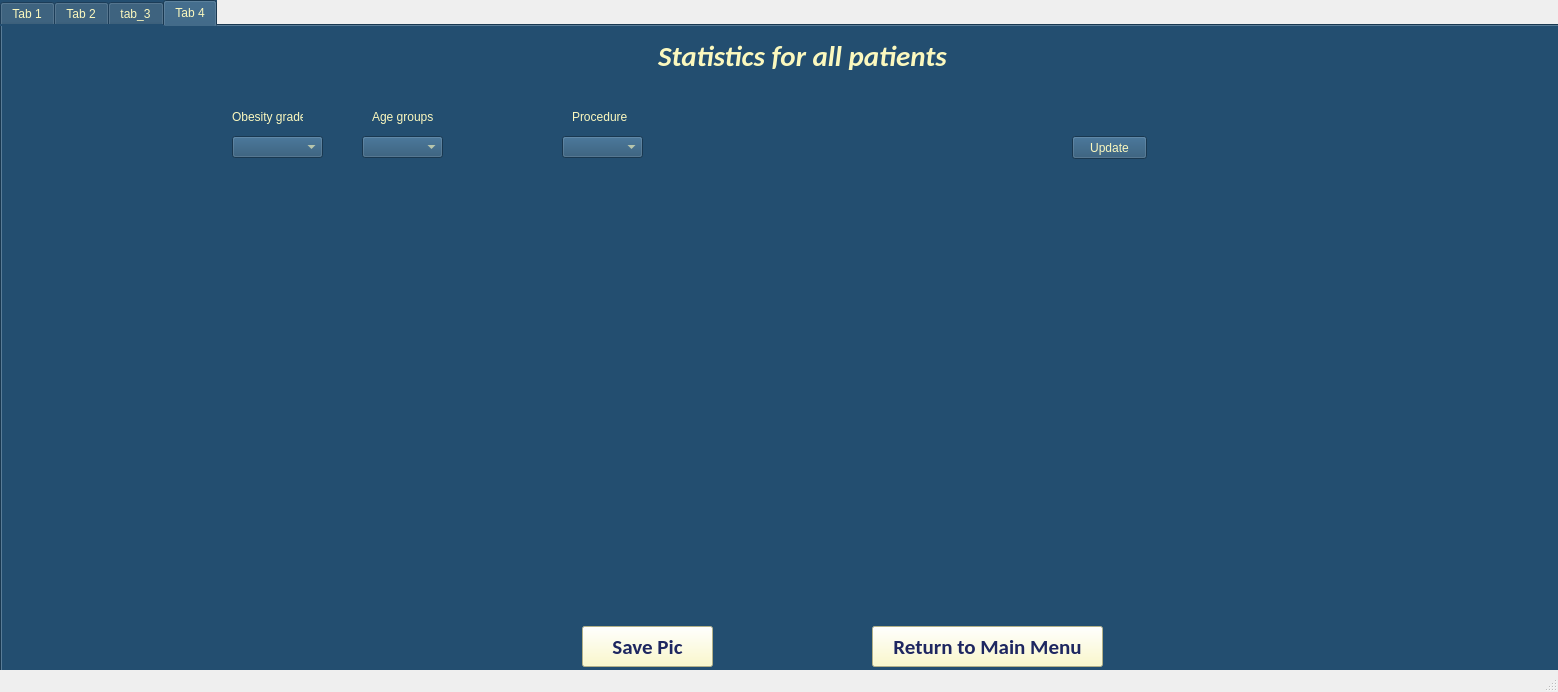
<?xml version="1.0" encoding="UTF-8"?>
<ui version="4.0">
 <class>Stats</class>
 <widget class="QMainWindow" name="Stats">
  <property name="geometry">
   <rect>
    <x>0</x>
    <y>0</y>
    <width>1558</width>
    <height>692</height>
   </rect>
  </property>
  <property name="windowTitle">
   <string>MainWindow</string>
  </property>
  <widget class="QWidget" name="centralwidget">
   <widget class="QTabWidget" name="tabWidget">
    <property name="geometry">
     <rect>
      <x>0</x>
      <y>0</y>
      <width>1561</width>
      <height>681</height>
     </rect>
    </property>
    <property name="styleSheet">
     <string notr="true">background-color:#234E70;

color:#FBF8BE;
</string>
    </property>
    <property name="currentIndex">
     <number>3</number>
    </property>
    <widget class="QWidget" name="tab">
     <attribute name="title">
      <string>Tab 1</string>
     </attribute>
     <widget class="QPushButton" name="return_to_main_button">
      <property name="geometry">
       <rect>
        <x>830</x>
        <y>600</y>
        <width>231</width>
        <height>41</height>
       </rect>
      </property>
      <property name="font">
       <font>
        <family>Calibri</family>
        <pointsize>16</pointsize>
        <weight>75</weight>
        <bold>true</bold>
       </font>
      </property>
      <property name="styleSheet">
       <string notr="true">QPushButton{
	background-color: #FBF8BE;

   color:#1E2761;
}</string>
      </property>
      <property name="text">
       <string>Return to Main Menu</string>
      </property>
     </widget>
     <widget class="QPushButton" name="save_pic_button1">
      <property name="enabled">
       <bool>true</bool>
      </property>
      <property name="geometry">
       <rect>
        <x>540</x>
        <y>600</y>
        <width>131</width>
        <height>41</height>
       </rect>
      </property>
      <property name="font">
       <font>
        <family>Calibri</family>
        <pointsize>16</pointsize>
        <weight>75</weight>
        <bold>true</bold>
       </font>
      </property>
      <property name="styleSheet">
       <string notr="true">QPushButton{
	background-color: #FBF8BE;

   color:#1E2761;
}</string>
      </property>
      <property name="text">
       <string>Save Pic</string>
      </property>
      <property name="checkable">
       <bool>false</bool>
      </property>
      <property name="checked">
       <bool>false</bool>
      </property>
     </widget>
     <widget class="QLabel" name="titel_Tab1">
      <property name="geometry">
       <rect>
        <x>310</x>
        <y>10</y>
        <width>901</width>
        <height>41</height>
       </rect>
      </property>
      <property name="font">
       <font>
        <family>Calibri</family>
        <pointsize>22</pointsize>
        <weight>75</weight>
        <italic>true</italic>
        <bold>true</bold>
       </font>
      </property>
      <property name="text">
       <string>&lt;html&gt;&lt;head/&gt;&lt;body&gt;&lt;p align=&quot;center&quot;&gt;Statistics for all patients&lt;/p&gt;&lt;/body&gt;&lt;/html&gt;</string>
      </property>
     </widget>
    </widget>
    <widget class="QWidget" name="tab_2">
     <attribute name="title">
      <string>Tab 2</string>
     </attribute>
     <widget class="QPushButton" name="return_to_main_button_2">
      <property name="geometry">
       <rect>
        <x>830</x>
        <y>600</y>
        <width>231</width>
        <height>41</height>
       </rect>
      </property>
      <property name="font">
       <font>
        <family>Calibri</family>
        <pointsize>16</pointsize>
        <weight>75</weight>
        <bold>true</bold>
       </font>
      </property>
      <property name="styleSheet">
       <string notr="true">QPushButton{
	background-color: #FBF8BE;

   color:#1E2761;
}</string>
      </property>
      <property name="text">
       <string>Return to Main Menu</string>
      </property>
     </widget>
     <widget class="QPushButton" name="save_pic_button_2">
      <property name="geometry">
       <rect>
        <x>540</x>
        <y>600</y>
        <width>131</width>
        <height>41</height>
       </rect>
      </property>
      <property name="font">
       <font>
        <family>Calibri</family>
        <pointsize>16</pointsize>
        <weight>75</weight>
        <bold>true</bold>
       </font>
      </property>
      <property name="styleSheet">
       <string notr="true">QPushButton{
	background-color: #FBF8BE;

   color:#1E2761;
}</string>
      </property>
      <property name="text">
       <string>Save Pic</string>
      </property>
     </widget>
     <widget class="QLabel" name="titel_tab2">
      <property name="geometry">
       <rect>
        <x>310</x>
        <y>10</y>
        <width>901</width>
        <height>41</height>
       </rect>
      </property>
      <property name="font">
       <font>
        <family>Calibri</family>
        <pointsize>22</pointsize>
        <weight>75</weight>
        <italic>true</italic>
        <bold>true</bold>
       </font>
      </property>
      <property name="text">
       <string>&lt;html&gt;&lt;head/&gt;&lt;body&gt;&lt;p align=&quot;center&quot;&gt;Statistics for all patients&lt;/p&gt;&lt;/body&gt;&lt;/html&gt;</string>
      </property>
     </widget>
     <widget class="QComboBox" name="range_of_years_comboBox">
      <property name="geometry">
       <rect>
        <x>1400</x>
        <y>180</y>
        <width>131</width>
        <height>22</height>
       </rect>
      </property>
     </widget>
     <widget class="QLabel" name="label">
      <property name="geometry">
       <rect>
        <x>1382</x>
        <y>140</y>
        <width>161</width>
        <height>21</height>
       </rect>
      </property>
      <property name="text">
       <string>&lt;html&gt;&lt;head/&gt;&lt;body&gt;&lt;p align=&quot;center&quot;&gt;&lt;span style=&quot; font-size:12pt; font-weight:600;&quot;&gt;range of years&lt;/span&gt;&lt;/p&gt;&lt;/body&gt;&lt;/html&gt;</string>
      </property>
     </widget>
     <widget class="QPushButton" name="update_tab2">
      <property name="geometry">
       <rect>
        <x>1410</x>
        <y>220</y>
        <width>101</width>
        <height>31</height>
       </rect>
      </property>
      <property name="font">
       <font>
        <family>Calibri</family>
        <pointsize>16</pointsize>
        <weight>75</weight>
        <bold>true</bold>
       </font>
      </property>
      <property name="styleSheet">
       <string notr="true">QPushButton{
	background-color: #FBF8BE;

   color:#1E2761;
}</string>
      </property>
      <property name="text">
       <string>Update</string>
      </property>
     </widget>
    </widget>
    <widget class="QWidget" name="tab_3">
     <attribute name="title">
      <string>tab_3</string>
     </attribute>
     <widget class="QPushButton" name="return_to_main_button_3">
      <property name="geometry">
       <rect>
        <x>800</x>
        <y>600</y>
        <width>231</width>
        <height>41</height>
       </rect>
      </property>
      <property name="font">
       <font>
        <family>Calibri</family>
        <pointsize>16</pointsize>
        <weight>75</weight>
        <bold>true</bold>
       </font>
      </property>
      <property name="styleSheet">
       <string notr="true">QPushButton{
	background-color: #FBF8BE;

   color:#1E2761;
}</string>
      </property>
      <property name="text">
       <string>Return to Main Menu</string>
      </property>
     </widget>
     <widget class="QPushButton" name="save_pic_button_3">
      <property name="geometry">
       <rect>
        <x>510</x>
        <y>600</y>
        <width>131</width>
        <height>41</height>
       </rect>
      </property>
      <property name="font">
       <font>
        <family>Calibri</family>
        <pointsize>16</pointsize>
        <weight>75</weight>
        <bold>true</bold>
       </font>
      </property>
      <property name="styleSheet">
       <string notr="true">QPushButton{
	background-color: #FBF8BE;

   color:#1E2761;
}</string>
      </property>
      <property name="text">
       <string>Save Pic</string>
      </property>
     </widget>
     <widget class="QLabel" name="titel_tab2_2">
      <property name="geometry">
       <rect>
        <x>280</x>
        <y>10</y>
        <width>901</width>
        <height>41</height>
       </rect>
      </property>
      <property name="font">
       <font>
        <family>Calibri</family>
        <pointsize>22</pointsize>
        <weight>75</weight>
        <italic>true</italic>
        <bold>true</bold>
       </font>
      </property>
      <property name="text">
       <string>&lt;html&gt;&lt;head/&gt;&lt;body&gt;&lt;p align=&quot;center&quot;&gt;Statistics for all patients&lt;/p&gt;&lt;/body&gt;&lt;/html&gt;</string>
      </property>
     </widget>
     <widget class="QLabel" name="Obesity_grade_label">
      <property name="geometry">
       <rect>
        <x>160</x>
        <y>80</y>
        <width>71</width>
        <height>21</height>
       </rect>
      </property>
      <property name="text">
       <string>Obesity grade</string>
      </property>
     </widget>
     <widget class="QLabel" name="Age_groups_label">
      <property name="geometry">
       <rect>
        <x>300</x>
        <y>80</y>
        <width>71</width>
        <height>21</height>
       </rect>
      </property>
      <property name="text">
       <string>Age groups</string>
      </property>
     </widget>
     <widget class="QLabel" name="Procedure_label">
      <property name="geometry">
       <rect>
        <x>500</x>
        <y>80</y>
        <width>71</width>
        <height>21</height>
       </rect>
      </property>
      <property name="text">
       <string>Procedure</string>
      </property>
     </widget>
     <widget class="QLabel" name="Months_after_label">
      <property name="geometry">
       <rect>
        <x>750</x>
        <y>90</y>
        <width>171</width>
        <height>21</height>
       </rect>
      </property>
      <property name="text">
       <string>Months after the surgery</string>
      </property>
     </widget>
     <widget class="QComboBox" name="Obesity_grade_comboBox">
      <property name="geometry">
       <rect>
        <x>160</x>
        <y>110</y>
        <width>91</width>
        <height>22</height>
       </rect>
      </property>
     </widget>
     <widget class="QComboBox" name="Age_groups_comboBox">
      <property name="geometry">
       <rect>
        <x>290</x>
        <y>110</y>
        <width>81</width>
        <height>22</height>
       </rect>
      </property>
     </widget>
     <widget class="QComboBox" name="Procedure_comboBox">
      <property name="geometry">
       <rect>
        <x>490</x>
        <y>110</y>
        <width>81</width>
        <height>22</height>
       </rect>
      </property>
     </widget>
     <widget class="QComboBox" name="Months_after_comboBox">
      <property name="geometry">
       <rect>
        <x>770</x>
        <y>110</y>
        <width>81</width>
        <height>22</height>
       </rect>
      </property>
     </widget>
     <widget class="QPushButton" name="update_tab3">
      <property name="geometry">
       <rect>
        <x>1000</x>
        <y>110</y>
        <width>75</width>
        <height>23</height>
       </rect>
      </property>
      <property name="text">
       <string>Update</string>
      </property>
     </widget>
    </widget>
    <widget class="QWidget" name="tab_4">
     <attribute name="title">
      <string>Tab 4</string>
     </attribute>
     <widget class="QLabel" name="Age_groups_label_2">
      <property name="geometry">
       <rect>
        <x>370</x>
        <y>80</y>
        <width>71</width>
        <height>21</height>
       </rect>
      </property>
      <property name="text">
       <string>Age groups</string>
      </property>
     </widget>
     <widget class="QPushButton" name="save_pic_button_4">
      <property name="geometry">
       <rect>
        <x>580</x>
        <y>600</y>
        <width>131</width>
        <height>41</height>
       </rect>
      </property>
      <property name="font">
       <font>
        <family>Calibri</family>
        <pointsize>16</pointsize>
        <weight>75</weight>
        <bold>true</bold>
       </font>
      </property>
      <property name="styleSheet">
       <string notr="true">QPushButton{
	background-color: #FBF8BE;

   color:#1E2761;
}</string>
      </property>
      <property name="text">
       <string>Save Pic</string>
      </property>
     </widget>
     <widget class="QComboBox" name="Obesity_grade_comboBox_tab4">
      <property name="geometry">
       <rect>
        <x>230</x>
        <y>110</y>
        <width>91</width>
        <height>22</height>
       </rect>
      </property>
     </widget>
     <widget class="QLabel" name="titel_tab2_3">
      <property name="geometry">
       <rect>
        <x>350</x>
        <y>10</y>
        <width>901</width>
        <height>41</height>
       </rect>
      </property>
      <property name="font">
       <font>
        <family>Calibri</family>
        <pointsize>22</pointsize>
        <weight>75</weight>
        <italic>true</italic>
        <bold>true</bold>
       </font>
      </property>
      <property name="text">
       <string>&lt;html&gt;&lt;head/&gt;&lt;body&gt;&lt;p align=&quot;center&quot;&gt;Statistics for all patients&lt;/p&gt;&lt;/body&gt;&lt;/html&gt;</string>
      </property>
     </widget>
     <widget class="QLabel" name="Procedure_label_2">
      <property name="geometry">
       <rect>
        <x>570</x>
        <y>80</y>
        <width>71</width>
        <height>21</height>
       </rect>
      </property>
      <property name="text">
       <string>Procedure</string>
      </property>
     </widget>
     <widget class="QPushButton" name="update_tab4">
      <property name="geometry">
       <rect>
        <x>1070</x>
        <y>110</y>
        <width>75</width>
        <height>23</height>
       </rect>
      </property>
      <property name="text">
       <string>Update</string>
      </property>
     </widget>
     <widget class="QPushButton" name="return_to_main_button_4">
      <property name="geometry">
       <rect>
        <x>870</x>
        <y>600</y>
        <width>231</width>
        <height>41</height>
       </rect>
      </property>
      <property name="font">
       <font>
        <family>Calibri</family>
        <pointsize>16</pointsize>
        <weight>75</weight>
        <bold>true</bold>
       </font>
      </property>
      <property name="styleSheet">
       <string notr="true">QPushButton{
	background-color: #FBF8BE;

   color:#1E2761;
}</string>
      </property>
      <property name="text">
       <string>Return to Main Menu</string>
      </property>
     </widget>
     <widget class="QComboBox" name="Age_groups_comboBox_tab4">
      <property name="geometry">
       <rect>
        <x>360</x>
        <y>110</y>
        <width>81</width>
        <height>22</height>
       </rect>
      </property>
     </widget>
     <widget class="QLabel" name="Obesity_grade_label_2">
      <property name="geometry">
       <rect>
        <x>230</x>
        <y>80</y>
        <width>71</width>
        <height>21</height>
       </rect>
      </property>
      <property name="text">
       <string>Obesity grade</string>
      </property>
     </widget>
     <widget class="QComboBox" name="Procedure_comboBox_tab4">
      <property name="geometry">
       <rect>
        <x>560</x>
        <y>110</y>
        <width>81</width>
        <height>22</height>
       </rect>
      </property>
     </widget>
    </widget>
   </widget>
  </widget>
  <widget class="QStatusBar" name="statusbar"/>
 </widget>
 <resources/>
 <connections/>
</ui>
